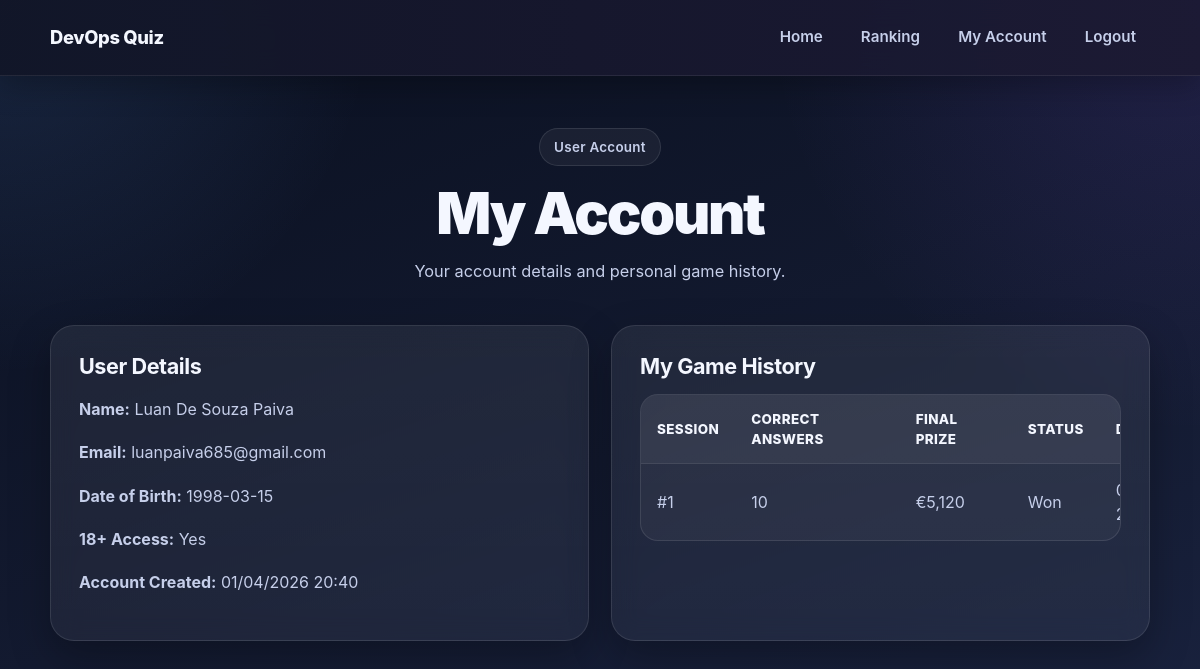
/account (signed in), run on the app's committed database.
### tables this page shows
CREATE TABLE users (
        id INTEGER PRIMARY KEY AUTOINCREMENT,
        full_name TEXT NOT NULL,
        email TEXT NOT NULL UNIQUE,
        password_hash TEXT NOT NULL,
        date_of_birth TEXT NOT NULL,
        is_18_or_over INTEGER NOT NULL DEFAULT 0,
        created_at TEXT DEFAULT CURRENT_TIMESTAMP
    );

CREATE TABLE game_sessions (
        id INTEGER PRIMARY KEY AUTOINCREMENT,
        user_id INTEGER NOT NULL,
        started_at TEXT DEFAULT CURRENT_TIMESTAMP,
        ended_at TEXT,
        current_question_index INTEGER NOT NULL DEFAULT 0,
        correct_answers INTEGER NOT NULL DEFAULT 0,
        current_amount INTEGER NOT NULL DEFAULT 10,
        final_amount INTEGER NOT NULL DEFAULT 0,
        status TEXT NOT NULL DEFAULT 'in_progress',
        FOREIGN KEY (user_id) REFERENCES users(id)
    );

### src/main.py (the view)
@app.route("/account")
def account():
    if "user_id" not in session:
        return redirect(url_for("login"))
    user = get_user_by_id(session["user_id"])
    history_rows = get_user_game_history(session["user_id"])
    user_data = {
        "full_name": user["full_name"],
        "email": user["email"],
        "date_of_birth": user["date_of_birth"],
        "is_18_or_over": user["is_18_or_over"],
        "created_at_display": format_datetime(user["created_at"])
    }
    history = []
    for row in history_rows:
        history.append({
            "id": row["id"],
            "correct_answers": row["correct_answers"],
            "final_amount_display": format_money(row["final_amount"]),
            "status": row["status"],
            "ended_at_display": format_datetime(row["ended_at"])
        })
    return render_template("account.html", user=user_data, history=history)

### src/account.py (called while the page is built)
def get_user_by_id(user_id):
    conn = get_connection()
    cursor = conn.cursor()
    cursor.execute("""
        SELECT id, full_name, email, date_of_birth, is_18_or_over, created_at
        FROM users
        WHERE id = ?
    """, (user_id,))
    user = cursor.fetchone()
    conn.close()
    return user

def get_user_game_history(user_id):
    conn = get_connection()
    cursor = conn.cursor()
    cursor.execute("""
        SELECT
            id,
            correct_answers,
            final_amount,
            status,
            ended_at,
            started_at
        FROM game_sessions
        WHERE user_id = ?
        ORDER BY id DESC
    """, (user_id,))
    rows = cursor.fetchall()
    conn.close()
    return rows

### src/db.py (called while the page is built)
def get_connection():
    conn = sqlite3.connect(DB_PATH)
    conn.row_factory = sqlite3.Row
    return conn

### src/main.py (called while the page is built)
def format_money(amount):
    return f"€{amount:,}"

def format_datetime(value):
    if not value:
        return "-"
    try:
        return datetime.strptime(value, "%Y-%m-%d %H:%M:%S").strftime("%d/%m/%Y %H:%M")
    except ValueError:
        return value

### templates/account.html (shortened to what this page needs)
{% extends "base.html" %}
{% block content %}
<div class="container">
  <section class="hero">
    <div class="hero-badge">User Account</div>
    <h1>My Account</h1>
    <p class="subtitle">Your account details and personal game history.</p>
  </section>
  <div class="grid">
    <div class="card">
      <h2>User Details</h2>
      <p><strong>Name:</strong> {{ user.full_name }}</p>
      <p><strong>Email:</strong> {{ user.email }}</p>
      <p><strong>Date of Birth:</strong> {{ user.date_of_birth }}</p>
      <p><strong>18+ Access:</strong> {% if user.is_18_or_over %}Yes{% else %}No{% endif %}</p>
      <p><strong>Account Created:</strong> {{ user.created_at_display }}</p>
    </div>
    <div class="card">
      <h2>My Game History</h2>
      {% if history %}
        <div class="table-wrap">
          <table class="data-table">
            <thead>
              <tr>
                <th>Session</th>
                <th>Correct Answers</th>
                <th>Final Prize</th>
                <th>Status</th>
                <th>Date</th>
              </tr>
            </thead>
            <tbody>
              {% for row in history %}
                <tr>
                  <td>#{{ row.id }}</td>
                  <td>{{ row.correct_answers }}</td>
                  <td>{{ row.final_amount_display }}</td>
                  <td style="text-transform:capitalize;">{{ row.status }}</td>
                  <td>{{ row.ended_at_display }}</td>
                </tr>
              {% endfor %}
            </tbody>
          </table>
        </div>
      {% else %}
        <p>No game history available yet.</p>
      {% endif %}
    </div>
  </div>
</div>
{% endblock %}

### static/style.css (style rules this page uses)
:root { --bg-1: #0a1020; --bg-2: #131a30; --bg-3: #1a2340; --surface: rgba(255, 255, 255, 0.06); --surface-strong: rgba(255, 255, 255, 0.1); --surface-hover: rgba(255, 255, 255, 0.12); --text: #f4f7ff; --text-soft: #c6cfea; --text-muted: #97a3c6; --accent: #6ea8ff; --accent-2: #8b5cf6; --accent-soft: rgba(110, 168, 255, 0.16); --success: #22c55e; --danger: #ff8a8a; --border: rgba(255, 255, 255, 0.1); --border-strong: rgba(255, 255, 255, 0.16); --radius-sm: 12px; --radius-md: 18px; --radius-lg: 24px; --radius-xl: 28px; --shadow-sm: 0 8px 24px rgba(0, 0, 0, 0.18); --shadow-md: 0 16px 40px rgba(0, 0, 0, 0.28); --shadow-lg: 0 24px 60px rgba(0, 0, 0, 0.34); --max-width: 1140px; --transition: 0.22s ease; }
*, *::before, *::after { box-sizing: border-box; }
html { scroll-behavior: smooth; }
body { margin: 0; min-height: 100vh; font-family: "Inter", "Segoe UI", Arial, sans-serif; color: var(--text); background: radial-gradient(circle at top left, rgba(110, 168, 255, 0.14), transparent 26%), radial-gradient(circle at top right, rgba(139, 92, 246, 0.14), transparent 30%), linear-gradient(160deg, var(--bg-1), var(--bg-2) 55%, var(--bg-3)); line-height: 1.5; -webkit-font-smoothing: antialiased; text-rendering: optimizeLegibility; }
.container { max-width: var(--max-width); margin: 0 auto; padding: 52px 20px 72px; }
.hero { text-align: center; margin-bottom: 40px; }
.hero-badge { display: inline-flex; align-items: center; gap: 8px; margin-bottom: 18px; padding: 8px 14px; border: 1px solid var(--border); border-radius: 999px; background: rgba(255, 255, 255, 0.05); color: var(--text-soft); font-size: 0.84rem; font-weight: 600; letter-spacing: 0.02em; }
h1 { margin: 0 0 14px; font-size: clamp(2.2rem, 4.8vw, 4.2rem); line-height: 1.02; font-weight: 900; letter-spacing: -0.04em; }
.subtitle { max-width: 760px; margin: 0 auto; color: var(--text-soft); font-size: 1.02rem; line-height: 1.75; }
.grid { display: grid; gap: 22px; grid-template-columns: repeat(auto-fit, minmax(280px, 1fr)); margin-top: 30px; }
.card { background: linear-gradient( 180deg, rgba(255, 255, 255, 0.07), rgba(255, 255, 255, 0.05) ); backdrop-filter: blur(12px); -webkit-backdrop-filter: blur(12px); border: 1px solid var(--border); border-radius: var(--radius-lg); padding: 28px; box-shadow: var(--shadow-md); }
.card h2, .card h3 { margin-top: 0; margin-bottom: 14px; color: var(--text); font-size: 1.35rem; line-height: 1.2; letter-spacing: -0.02em; }
.card p, .card li { color: var(--text-soft); line-height: 1.7; }
.table-wrap { overflow-x: auto; border-radius: 18px; border: 1px solid var(--border); background: rgba(255, 255, 255, 0.04); }
.data-table { width: 100%; border-collapse: collapse; min-width: 620px; }
.data-table thead { background: rgba(255, 255, 255, 0.05); }
.data-table th, .data-table td { text-align: left; padding: 14px 16px; }
.data-table th { color: var(--text); font-size: 0.84rem; font-weight: 800; letter-spacing: 0.03em; text-transform: uppercase; }
.data-table td { color: var(--text-soft); }
.data-table tbody tr td { border-top: 1px solid rgba(255, 255, 255, 0.08); }

### data on the page
users: full_name "Luan De Souza Paiva", email "luanpaiva685@gmail.com", date_of_birth "1998-03-15"
game_sessions: id "1", correct_answers "10", final_amount_display "€5,120", status "Won"

### other printed values
{{ user.created_at_display }} "01/04/2026 20:40"
